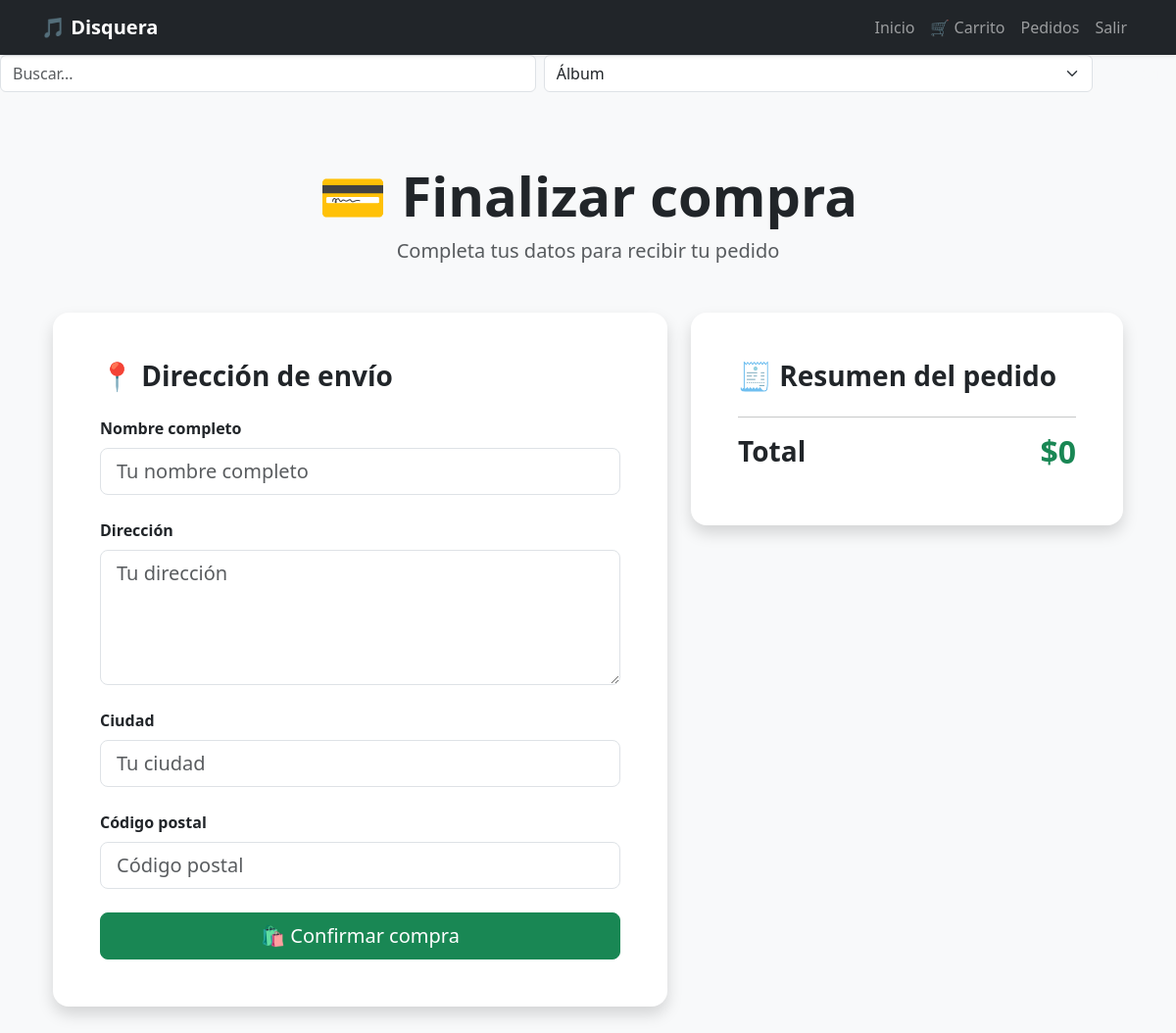
The page /checkout/ (signed in) on the database as committed earlier.
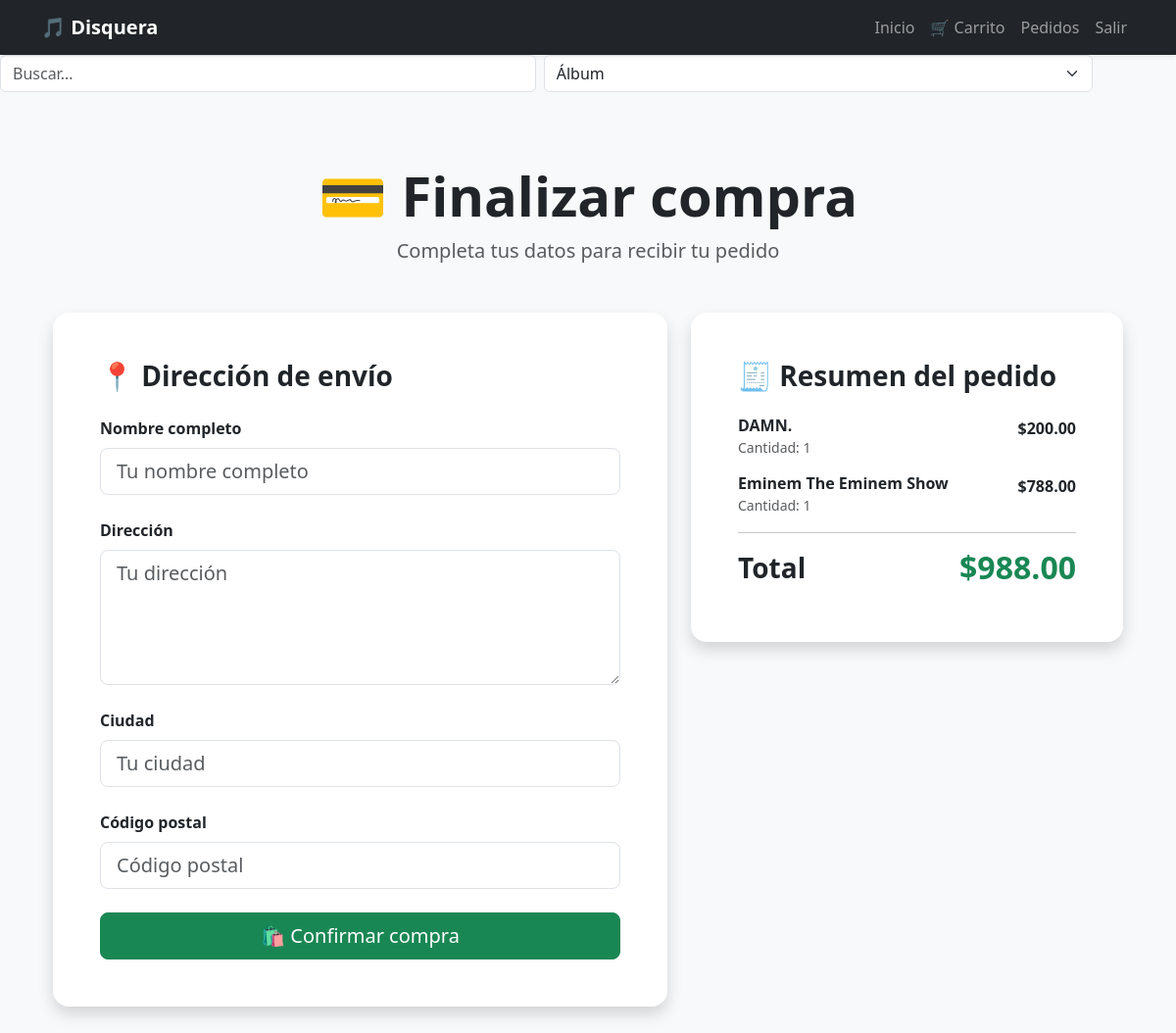
The same page on the database as committed later.
### disquera/models.py (models this page shows, shortened)
class CartItem(models.Model):
    user = models.ForeignKey(User, on_delete=models.CASCADE)
    post = models.ForeignKey(Post, on_delete=models.CASCADE)
    quantity = models.PositiveIntegerField(default=1)
    created_at = models.DateTimeField(auto_now_add=True)
    def subtotal(self):
        return self.post.price * self.quantity

class Post(models.Model):
    ACTIVE = 'active'
    DRAFT = 'draft'
    CHOICES_STATUS = (
        (ACTIVE, 'Active'),
        (DRAFT, 'Draft'),
    )
    artist = models.ForeignKey(
        Artist,
        related_name='posts',
        on_delete=models.CASCADE,
        null=True,
        blank=True
    )
    categories = models.ManyToManyField(
        Category,
        related_name='posts',
        blank=True
    )
    title = models.CharField(max_length=255)
    slug = models.SlugField(max_length=255)
    intro = models.TextField()
    body = models.TextField()
    songs = models.TextField(blank=True, null=True)
    price = models.DecimalField(max_digits=8, decimal_places=2, default=0)
    stock = models.PositiveIntegerField(default=1)
    created_at = models.DateTimeField(auto_now_add=True)
    status = models.CharField(max_length=10, choices=CHOICES_STATUS, default=ACTIVE)
    image = models.ImageField(upload_to='upload/', blank=True, null=True)

### disquera/views.py (the view)
# urls.py: path('checkout/', views.checkout, name='checkout'),
@login_required
def checkout(request):
    items = CartItem.objects.filter(user=request.user)
    total = sum(item.subtotal() for item in items)
    if request.method == 'POST':
        form = CheckoutForm(request.POST)
        if form.is_valid():
            order = form.save(commit=False)
            order.user = request.user
            order.total = total
            order.status = Order.PAID
            order.save()
            for item in items:
                post = item.post
                if post.stock < item.quantity:
                    return redirect('cart')
                post.stock -= item.quantity
                post.save()
                OrderItem.objects.create(
                    order=order,
                    post=post,
                    quantity=item.quantity,
                    price=post.price
                )
            items.delete()
            return redirect('success')
    else:
        form = CheckoutForm()
    return render(request, 'disquera/checkout.html', {
        'form': form,
        'items': items,
        'total': total
    })

### disquera/forms.py
class CheckoutForm(forms.ModelForm):
    class Meta:
        model = Order
        fields = [
            'full_name',
            'address',
            'city',
            'postal_code'
        ]
        widgets = {
            'full_name': forms.TextInput(attrs={
                'class': 'form-control form-control-lg',
                'placeholder': 'Tu nombre completo'
            }),
            'address': forms.Textarea(attrs={
                'class': 'form-control form-control-lg',
                'placeholder': 'Tu dirección',
                'rows': 4
            }),
            'city': forms.TextInput(attrs={
                'class': 'form-control form-control-lg',
                'placeholder': 'Tu ciudad'
            }),
            'postal_code': forms.TextInput(attrs={
                'class': 'form-control form-control-lg',
                'placeholder': 'Código postal'
            }),
        }

### disquera/templates/Disquera/checkout.html (shortened to what this page needs)
{% extends 'disquera/base.html' %}
{% block content %}
<div class="container py-5">
    <div class="text-center mb-5">
        <h1 class="display-4 fw-bold">
            💳 Finalizar compra
        </h1>
        <p class="lead text-muted">
            Completa tus datos para recibir tu pedido
        </p>
    </div>
    <div class="row g-4">
        <div class="col-lg-7">
            <div class="card shadow border-0 rounded-4">
                <div class="card-body p-5">
                    <h3 class="fw-bold mb-4">
                        📍 Dirección de envío
                    </h3>
                    <form method="POST">
                        <div class="mb-4">
                            <label class="form-label fw-bold">Nombre completo</label>
                            {{ form.full_name }}
                        </div>
                        <div class="mb-4">
                            <label class="form-label fw-bold">Dirección</label>
                            {{ form.address }}
                        </div>
                        <div class="mb-4">
                            <label class="form-label fw-bold">Ciudad</label>
                            {{ form.city }}
                        </div>
                        <div class="mb-4">
                            <label class="form-label fw-bold">Código postal</label>
                            {{ form.postal_code }}
                        </div>
                        <button type="submit" class="btn btn-success btn-lg w-100 rounded-3">
                            🛍️ Confirmar compra
                        </button>
                    </form>
                </div>
            </div>
        </div>
        <div class="col-lg-5">
            <div class="card shadow border-0 rounded-4">
                <div class="card-body p-5">
                    <h3 class="fw-bold mb-4">
                        🧾 Resumen del pedido
                    </h3>
                    {% for item in items %}
                        <div class="d-flex justify-content-between mb-3">
                            <div>
                                <h6 class="fw-bold mb-0">
                                    {{ item.post.title }}
                                </h6>
                                <small class="text-muted">
                                    Cantidad: {{ item.quantity }}
                                </small>
                            </div>
                            <span class="fw-bold">
                                ${{ item.subtotal }}
                            </span>
                        </div>
                    {% endfor %}
                    <hr>
                    <div class="d-flex justify-content-between align-items-center">
                        <h3 class="fw-bold">Total</h3>
                        <h2 class="text-success fw-bold">
                            ${{ total }}
                        </h2>
                    </div>
                </div>
            </div>
        </div>
    </div>
</div>
{% endblock %}

Rows that differ between the two databases and show on the page:
added CartItem: post "DAMN.", quantity "1", subtotal "200.00"
added CartItem: post "Eminem The Eminem Show", quantity "1", subtotal "788.00"
Other text that changed with them:
{{ total }}: "0" → "988.00"
